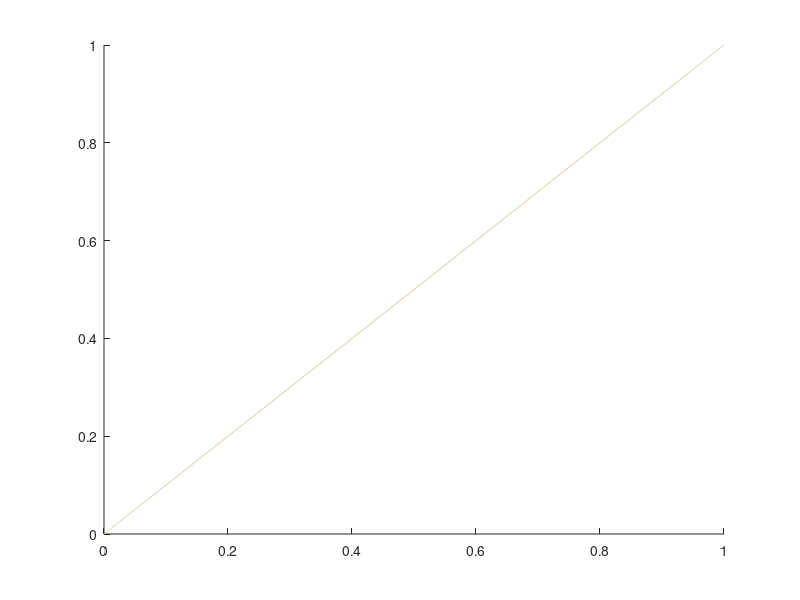

Reproduce this figure in MATLAB. (Note: this script raises an error after producing the figure.)
% What's the relationship betwen dprime, proportion correct, and area under the ROC curve? 

clear; 
close all;
%First let's test out computing area under the curve, Ag, for a range of d'
%values. 
% 
%classic SDT model, assuming a value of d', the separation of two distributions with unit variance 
%values of dprime: 
ds =  0:0.1:7; 
nd = length(ds);

targAbstSD = 1; %SD of sensory evidence on target-absent trials (used for computing false alarm rates) 
targPrestSD = 1;%SD of sensory evidence on target-present trials (used for computing hit rates) 

%then we vary criterion and compute hit and false alarm rates along the
%way, assuming equal variance of the sensory evidence distributions on 
% target-absent and target-present trials
cs = 10:(-0.01):-10;  %criteria

%false alarm rates (don't depend on d')
frs = 1-normcdf(cs,0,targAbstSD); 

%Compute Ag corresponding to each value of d'
Ags = NaN(1,length(ds));
%and compute proportion correct assuming neutral criterion
PCs =  NaN(1,length(ds));
figure; hold on;
colrs = hsv2rgb([0.1*ones(nd,1), linspace(0.3, 1, nd)' linspace(0.9, 0.3, nd)']);

for di = 1:length(ds)
    %hit rates given this value of dprime   
    hrs = 1-normcdf(cs,ds(di),targPrestSD);
    plot(frs, hrs, '-','Color', colrs(di,:));
    %the compute area under the curve by summing up area of the trapezoids:
    Ags(di) = computeAROC(hrs,frs);
    %proportion correct with neutral criterion
    neutralHR = 1-normcdf(ds(di)/2, ds(di), targAbstSD); %hit ratewhen c is midway between 0 and d'
    neutralCR = normcdf(ds(di)/2, 0, targPrestSD); %correct reject rate 
    PCs(di) = mean([neutralHR neutralCR]); %proportion correct is mean of HR and CR
end
colormap("hot");
%legend(ds);
xlabel('FAR'); ylabel('HR'); axis square;
%Now, from basic SDT math, we have a way to convert from p(corr) to
%d-prime, assuming neutral criterion. 
%The formula is:
%   d' = sqrt(2)*z(pc)
% and  applies for 2-interval forced-choice experiments. The sqrt(2) factor basically corrects for the fact that 
% the observer has 2x as much information. z(x) is the same as matlab's norminv(x), inverse of normCDF. 
% (But why do we use the formula for 2IFC here? Perhaps because 1 stim can give evidence for either option)
% 
%Can we treat Ag (area under curve) just like 2IFC p(corr), to translate from 
% from Ag to dprime? 
predDs = sqrt(2)*norminv(Ags); %convert to d' (assuming Ag is like p(corr))
predAgs = normcdf(ds/sqrt(2)); %convert dprime to Ag also

predPC = normcdf(ds/2); %convert from dprime to unbiased proportion correct 

figure;  hold on;
plot(ds,Ags,'b-','LineWidth',4);
plot(predDs,predAgs,'g-','LineWidth',2);
plot(ds, PCs, 'r-', 'LineWidth', 4);
plot(ds, predPC, 'y-', 'LineWidth', 1.5);
legend({'true Ag', 'predicted Ag','true PC','predicted PC'},'Location', 'NorthWest');
xlabel('d-prime'); 
ylabel('Ag');

%% % So, yes, we can summarize the relationship between Ag (area under ROC curve) and dprime as follows: 
%% dprime = sqrt(2)*norminv(Ag)
%% Ag = normcdf(dprime/sqrt(2))

%% But note that the relationship between dprime and a one-interval, 2-AFC proportion correct is different!
% (assuming unbiased criterion)
%
% dprime = 2*norminv(PC);
% PC = normcdf(dprime/2);
% 
%% So, the relationship between PC and Ag is...  
%% 2*norminv(PC) = sqrt(2)*norminv(Ag);
%% PC = normcdf(sqrt(2)*norminv(Ag)/2);
% 
% proportion correct is lower than Ag
predPC2 = normcdf(sqrt(2)*norminv(Ags)/2);
figure; hold on
plot([0.5 1],[0.5 1],'k-')
h1=plot(Ags, PCs, 'b-','LineWidth', 4);
h2=plot(Ags, predPC2, 'r-','LineWidth', 2); 
xlim([0.5 1]); ylim([0.5 1]);

legend([h1 h2],{'true PC','predicted PC'},'Location', 'NorthWest');
xlabel('Ag'); 
ylabel('PC');


%NOTE THAT THIS ALL ONLY WORKS IF WE ASSUME EQUAL VARIANCE OF SENSORY
%EVIDENCE DISTRIBUTIONS ON TARGET-ABSENT and -PRESENT TRIALS
